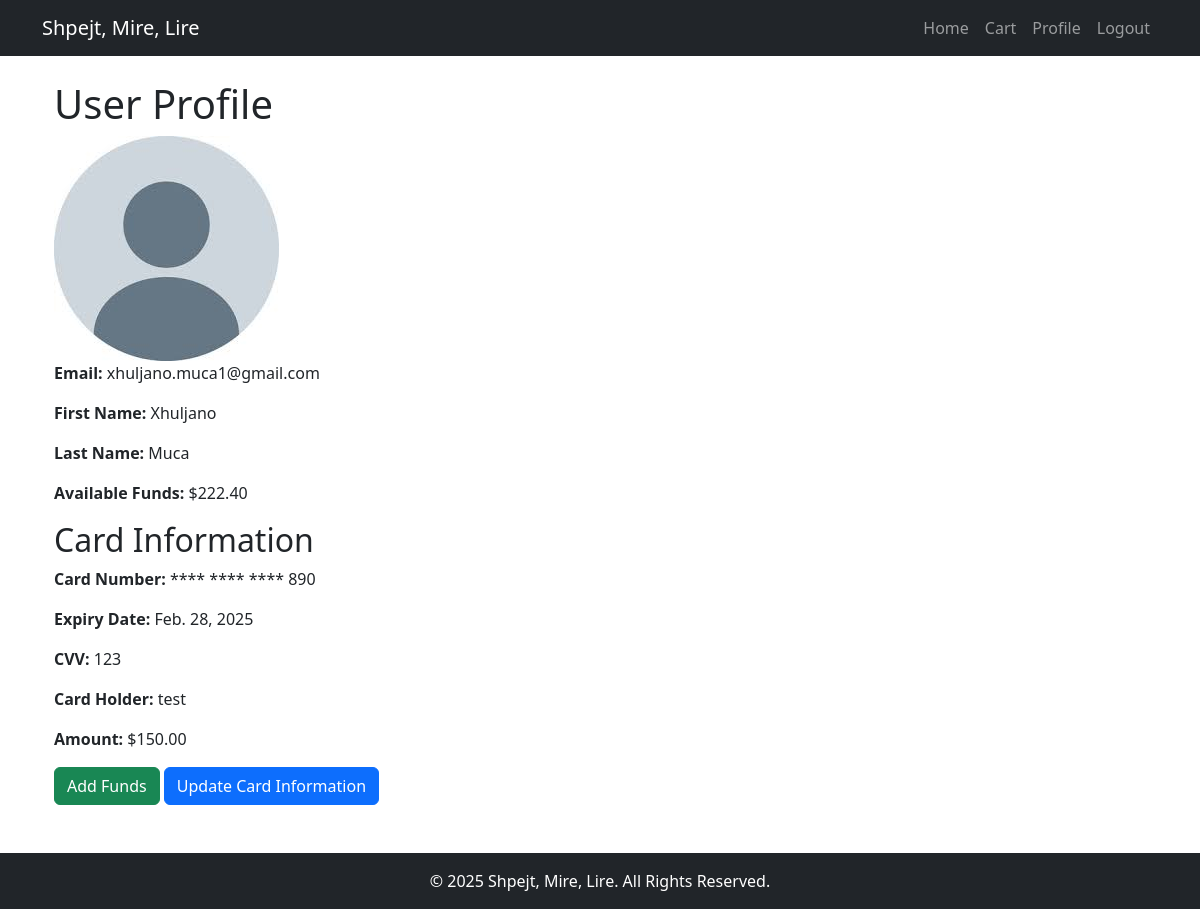
The page /profile/ (signed in) on the database as committed earlier.
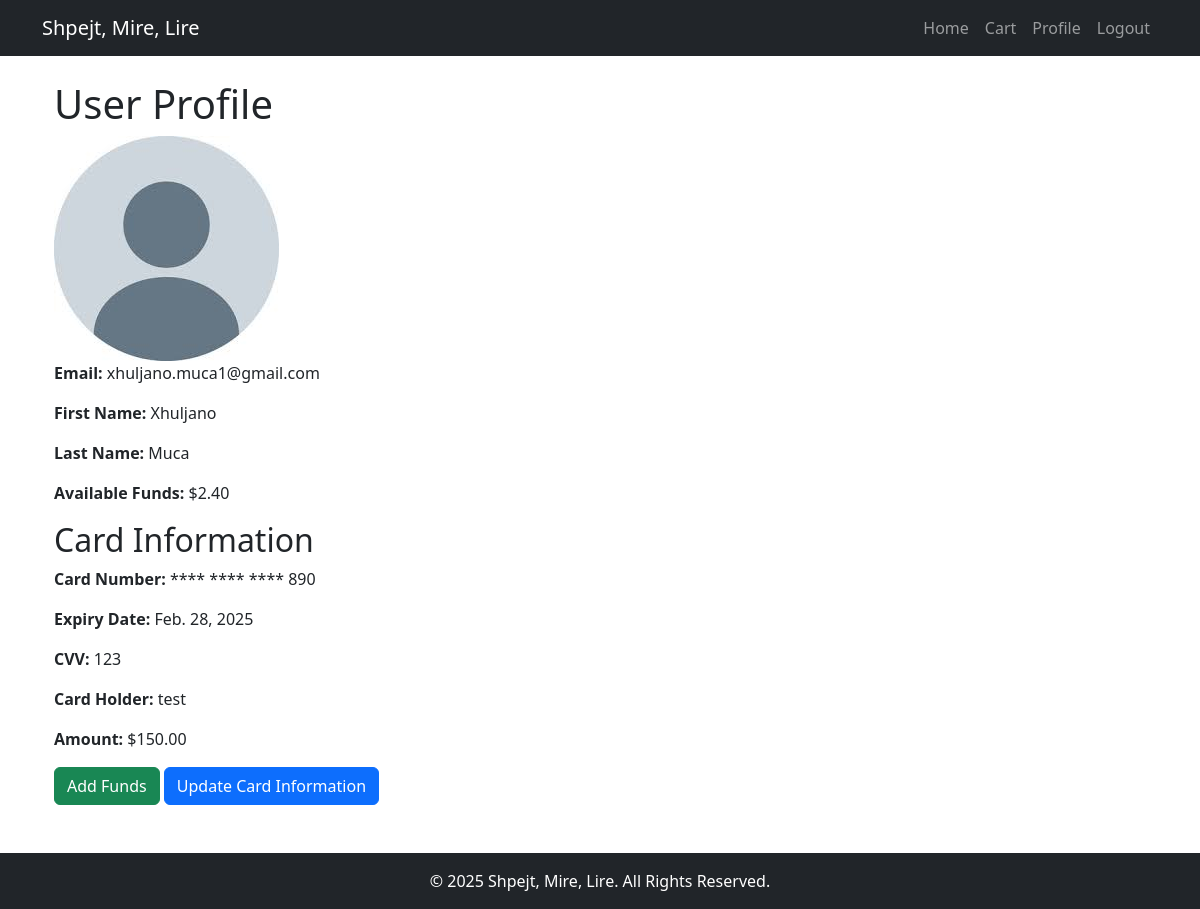
The same page on the database as committed later.
### myapp/models.py (models this page shows)
class Myuser(models.Model):
    user = models.OneToOneField(User, on_delete=models.CASCADE)
    first_name = models.CharField(max_length=255, default='Unknown')
    last_name = models.CharField(max_length=255, default='Unknown')
    email = models.EmailField(unique=True,default='Unknown')
    phone = models.CharField(max_length=255, default='Unknown')
    funds = models.DecimalField(max_digits=10, decimal_places=2, default=0.00)
    address = models.TextField()
    def User(self):
        return self.user

### myapp/views.py (the view, shortened to what this page needs)
# urls.py: path('profile/', views.profile_user, name='profile'),
@login_required
def profile_user(request):
    logger.info(f"Request user: {request.user} (Type: {type(request.user)})")
    myuser, created = Myuser.objects.get_or_create(user=request.user)
    card = Card.objects.filter(user=request.user).first()
    return render(request, 'profile_user.html', {'myuser': myuser, 'card': card})

### myapp/templates/profile_user.html (shortened to what this page needs)
{% extends 'base.html' %}
{% block content %}
    <div class="container">
        <h1>User Profile</h1>
        <img alt="Profile Picture" class="profile-img">
        <div class="user-info">
            <p><strong>Email:</strong> {{ myuser.email }}</p>
            <p><strong>First Name:</strong> {{ myuser.first_name }}</p>
            <p><strong>Last Name:</strong> {{ myuser.last_name }}</p>
            <p><strong>Available Funds:</strong> ${{ myuser.funds|floatformat:2 }}</p>
        </div>
        {% if card %}
        <div class="card-info">
            <h2>Card Information</h2>
            <p><strong>Card Number:</strong> **** **** **** {{ card.card_number|slice:"-3:" }}</p>
            <p><strong>Expiry Date:</strong> {{ card.expiration_date }}</p>
            <p><strong>CVV:</strong> {{ card.cvv }}</p>
            <p><strong>Card Holder:</strong> {{ card.cardholder_name }}</p>
            <p><strong>Amount:</strong> ${{ card.amount|floatformat:2 }}</p>
        </div>
        <a href="{% url 'add_funds' %}" class="btn btn-success">Add Funds</a>
        <a href="{% url 'update_card' %}" class="btn btn-primary">Update Card Information</a>
        {% endif %}
    </div>
{% endblock %}

Rows that differ between the two databases and show on the page:
changed Myuser "xhuljano.muca1@gmail.com": funds "222.40" → "2.40"
